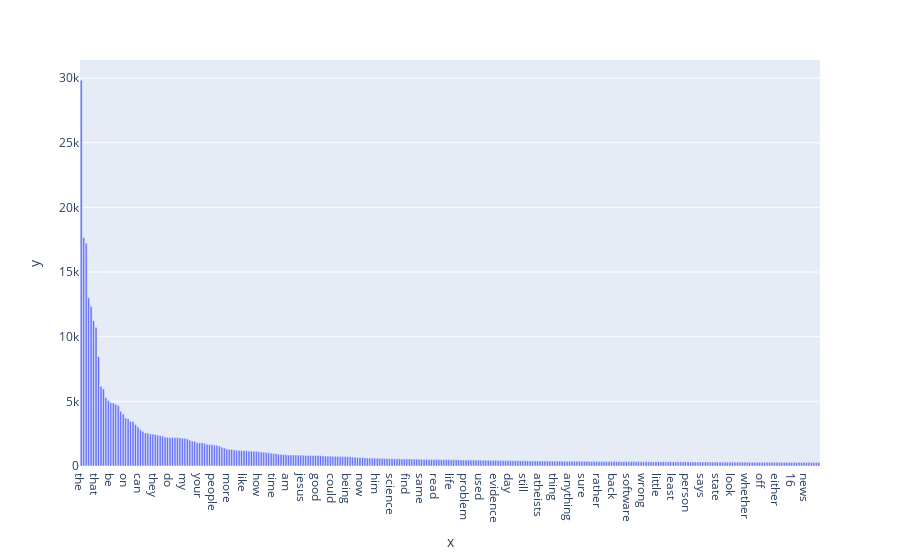

Notebook cell for this chart:
### Markdown cell above
### >>> **Exercise 14 (take home):** 
The chart above contains all the vocabulary, and it's computationally intensive to both compute and visualize. Can you efficiently reduce the number of terms you want to visualize as an exercise.

### Code cell
array = pd.DataFrame({ 'x':count_vect.get_feature_names_out(),
                       'y':term_frequencies
                     })
array.sort_values( by=['y'],ascending=False,inplace=True)
px.bar(array['y'], x=array['x'][:300], y=array['y'][:300])

### Figure 1 — Plotly figure (JSON) as saved in the notebook; plotly's stock layout.template omitted (floating-point values rounded to 4 significant figures; data arrays with more than 128 entries replaced by an {"elided": "..."} marker saying what was removed)
{"data": [{"alignmentgroup": "True", "hovertemplate": "x=%{x}<br>y=%{y}<extra></extra>", "legendgroup": "", "marker": {"color": "#636efa", "pattern": {"shape": ""}}, "name": "", "offsetgroup": "", "orientation": "v", "showlegend": false, "textposition": "auto", "type": "bar", "x": {"elided": "300 str values"}, "xaxis": "x", "y": {"elided": "300 int values"}, "yaxis": "y"}], "layout": {"barmode": "relative", "legend": {"tracegroupgap": 0}, "margin": {"t": 60}, "xaxis": {"anchor": "y", "domain": [0, 1], "title": {"text": "x"}}, "yaxis": {"anchor": "x", "domain": [0, 1], "title": {"text": "y"}}}}
